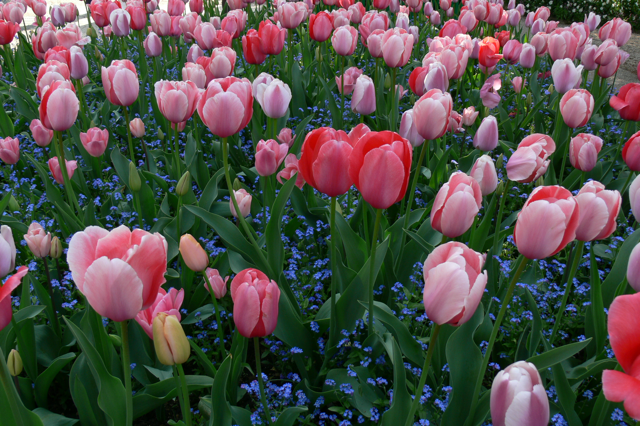
#> input picture Module-06/Python-B/flowers8.png, 640 x 426 px
$ python br-cr.py
#> lines starting #> are read from the running program, lines starting #| are printed output that depends on the picture
import cv2
import numpy as np
from matplotlib import pyplot as plt

img = cv2.imread('flowers8.png')
#> img is the input picture: shape (426, 640, 3); mean B, G, R 72.1, 77.9, 83.3
img_rgb = cv2.cvtColor(img, cv2.COLOR_BGR2RGB)

alpha = 1.5 # contrast
beta = 30 # brightness

adj = cv2.convertScaleAbs(img, alpha=alpha, beta=beta)
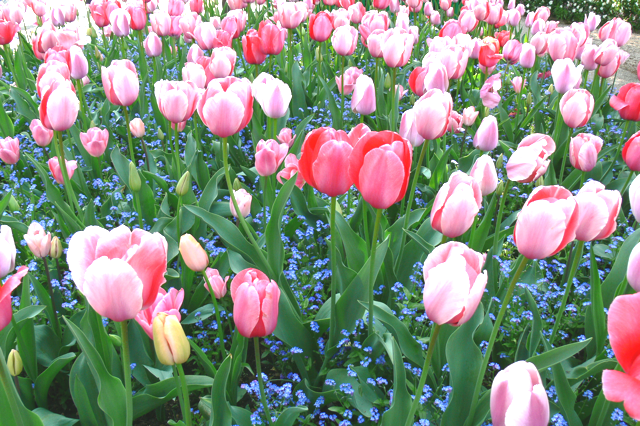
#> adj: shape (426, 640, 3); mean B, G, R 130.8, 143.2, 138.6
adj_rgb = cv2.cvtColor(adj, cv2.COLOR_BGR2RGB)

plt.figure(figsize=(10,5))
plt.subplot(121); plt.imshow(img_rgb); plt.title('Original')
plt.subplot(122); plt.imshow(adj_rgb); plt.title('Adjusted')
plt.show()
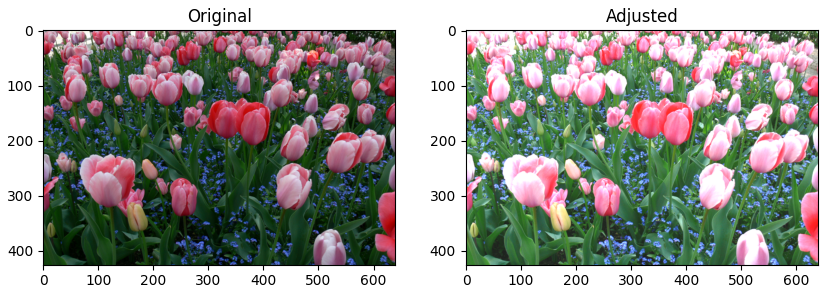
#> figure drawn by matplotlib, 2 panels

$ run again, with Module-06/Python-B/scene00001.png copied over Module-06/Python-B/flowers8.png
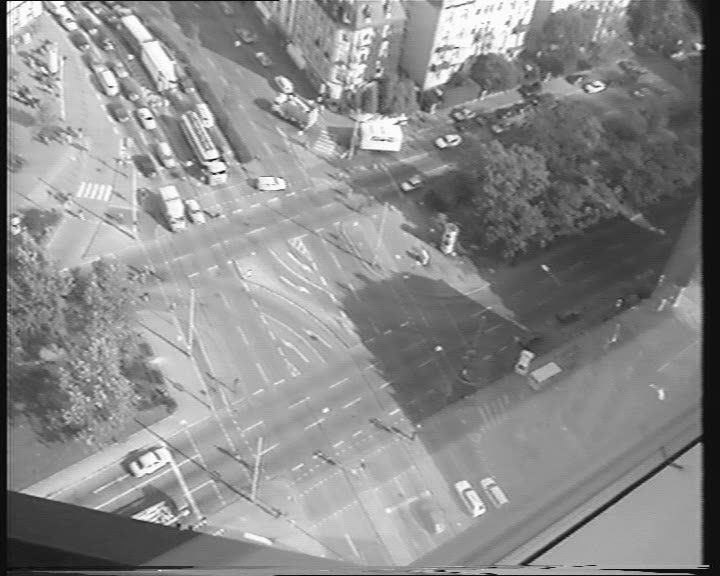
#> input picture Module-06/Python-B/scene00001.png, 720 x 576 px
#> img is the input picture: shape (576, 720, 3); min 0, max 255, mean 138.3
#> `adj = cv2.convertScaleAbs(img, alpha=alpha, beta=beta)`:
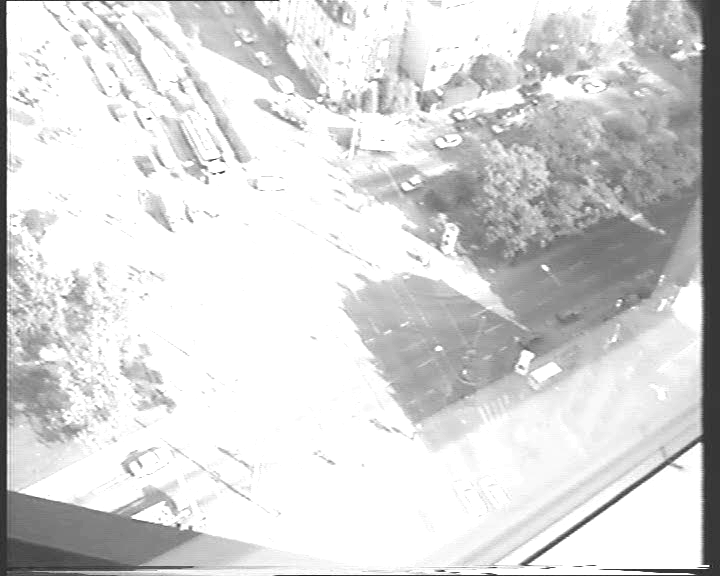
#> adj: shape (576, 720, 3); min 30, max 255, mean 215.9
#> `plt.show()`:
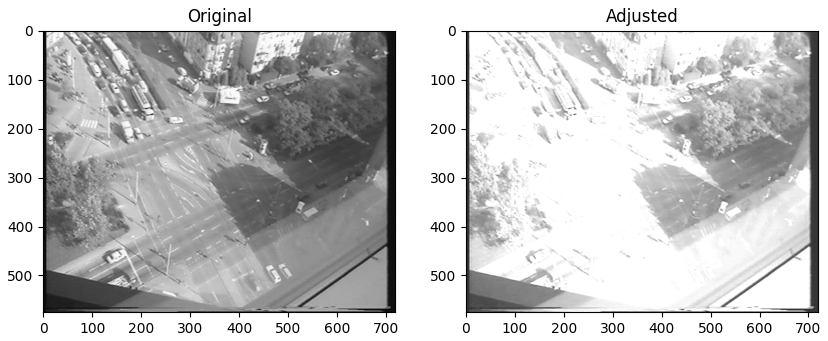
#> figure drawn by matplotlib, 2 panels

$ run again, with Module-06/Python-B/street.png copied over Module-06/Python-B/flowers8.png
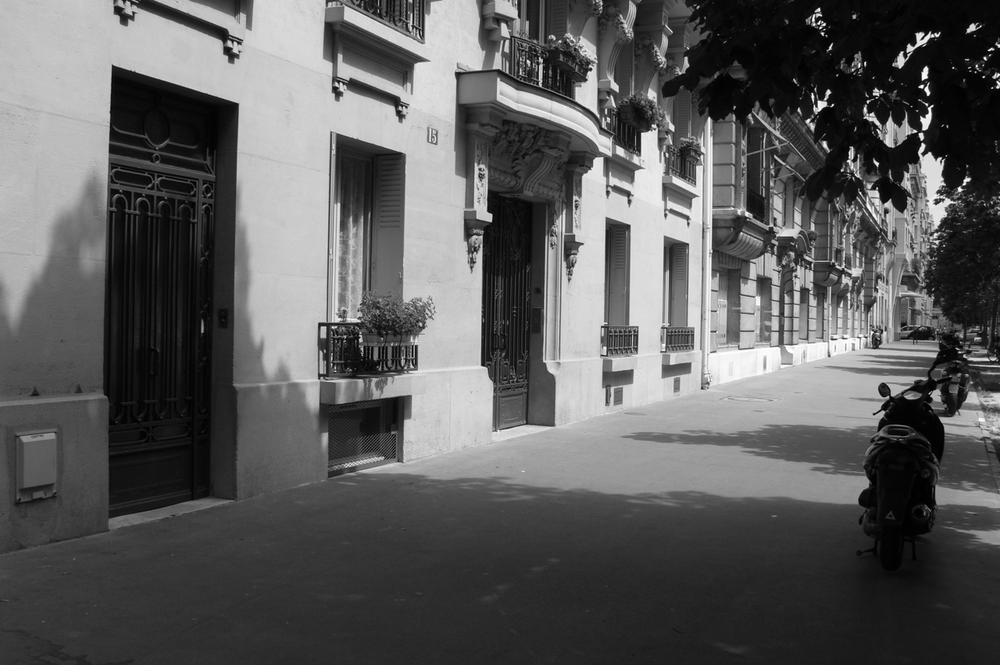
#> input picture Module-06/Python-B/street.png, 1000 x 665 px, shrunk from 1280 x 851 before the run
#> img is the input picture: shape (665, 1000, 3); min 0, max 255, mean 92.4
#> `adj = cv2.convertScaleAbs(img, alpha=alpha, beta=beta)`:
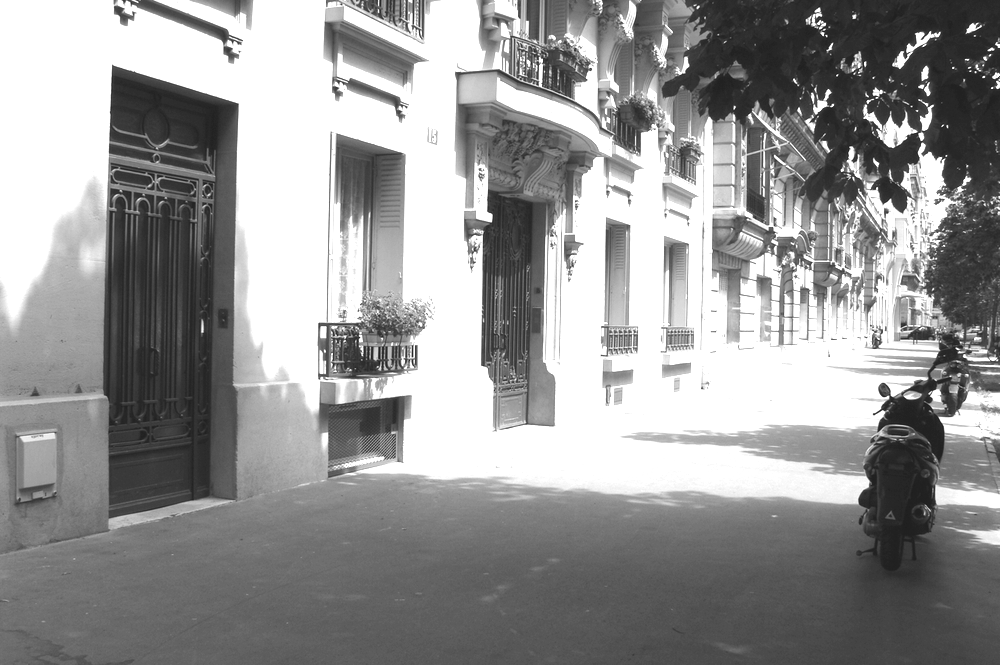
#> adj: shape (665, 1000, 3); min 30, max 255, mean 150.3
#> `plt.show()`:
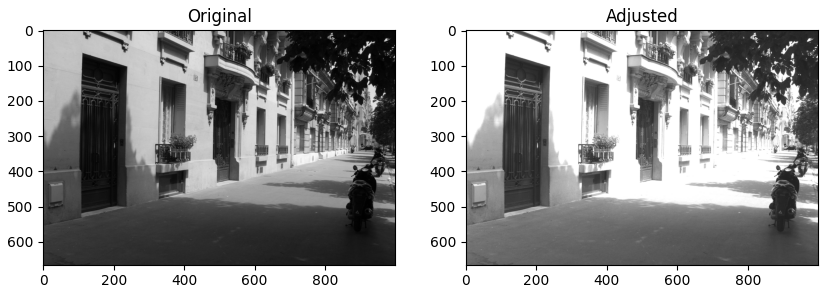
#> figure drawn by matplotlib, 2 panels
